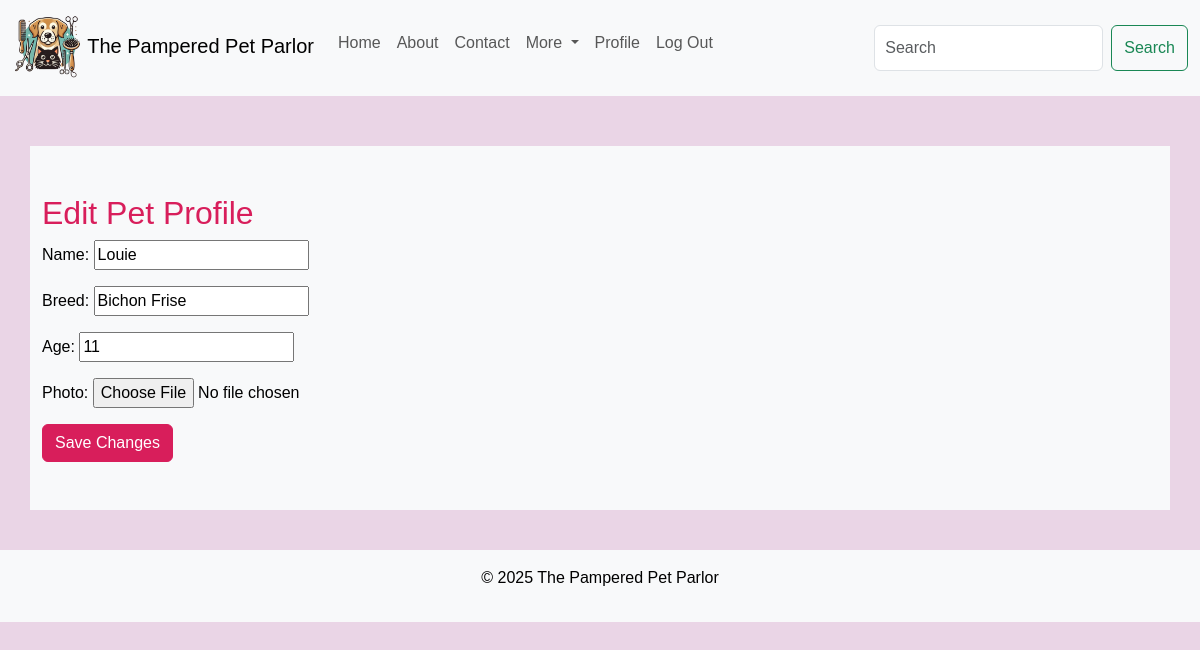
The page /profile/edit-pet/1/ (signed in) on the database its author committed.
### pampered_pet_parlor/models.py (models this page shows, shortened)
class PetProfile(models.Model):
    user = models.ForeignKey(User, on_delete=models.CASCADE)  # Remove unique=True
    name = models.CharField(max_length=100)
    breed = models.CharField(max_length=100)
    age = models.IntegerField()
    photo = models.ImageField(upload_to='pet_photos/', blank=True, null=True)

### pampered_pet_parlor/views.py (the view)
# urls.py: path('profile/edit-pet/<int:pet_id>/', views.edit_pet_profile, name='edit_pet_profile'),
@login_required
def edit_pet_profile(request, pet_id):
    pet_profile = get_object_or_404(PetProfile, id=pet_id, user=request.user)
    if request.method == 'POST':
        form = PetProfileForm(request.POST, request.FILES, instance=pet_profile)
        if form.is_valid():
            form.save()
            return redirect('profile')  # Redirect to profile page after saving the pet profile
    else:
        form = PetProfileForm(instance=pet_profile)
    return render(request, 'account/edit_pet_profile.html', {'form': form})

### pampered_pet_parlor/forms.py
class PetProfileForm(forms.ModelForm):
    class Meta:
        model = PetProfile
        fields = ['name', 'breed', 'age', 'photo']

### templates/account/edit_pet_profile.html (shortened to what this page needs)
{% extends "base.html" %}
{% block content %}
<div class="container py-5">
    <h2>Edit Pet Profile</h2>
    <form method="POST" enctype="multipart/form-data">
        {{ form.as_p }}
        <button type="submit" class="btn btn-primary">Save Changes</button>
    </form>
</div>
{% endblock %}

### static/css/style.css (style rules this page uses)
body { font-family : 'Arial', sans-serif; background-color : #EAD5E6; color : black; margin : 0; padding : 0; }
h1, h2, h3 { color : #D81E5B; }
.container { margin-top: 50px; }
.btn-primary { background-color: #007bff; border-color: #007bff; }
.container { background-color: #f8f9fa; }
h2, h3 { color: #D81E5B; }
.btn-primary { background-color: #D81E5B; border-color: #D81E5B; }

### rows shown on the page
PetProfile: name "Louie", breed "Bichon Frise", age "11"
